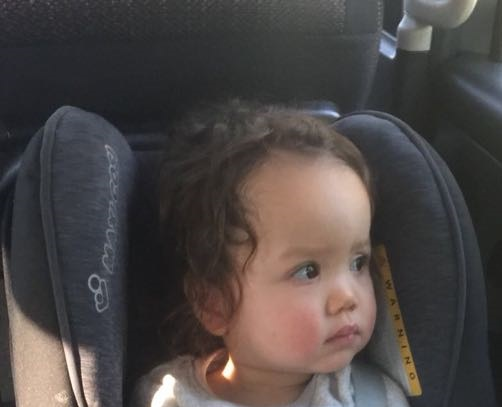
#> input picture face/baby1.jpeg, 502 x 407 px
$ python face_detector.py
#> lines starting #> are read from the running program, lines starting #| are printed output that depends on the picture; after the words box and inside, x2 and y2 are one past the last pixel; in counts of white or black regions, pixels touching at a corner belong together
import numpy as np
import cv2
face_cascade = cv2.CascadeClassifier('cv2_data\haarcascade_frontalface_alt.xml')
eye_cascade = cv2.CascadeClassifier('cv2_data\haarcascade_eye.xml')
img = cv2.imread('baby1.jpeg')
#> img is the input picture: shape (407, 502, 3); mean B, G, R 69.3, 70.7, 77
gray = cv2.cvtColor(img, cv2.COLOR_BGR2GRAY)
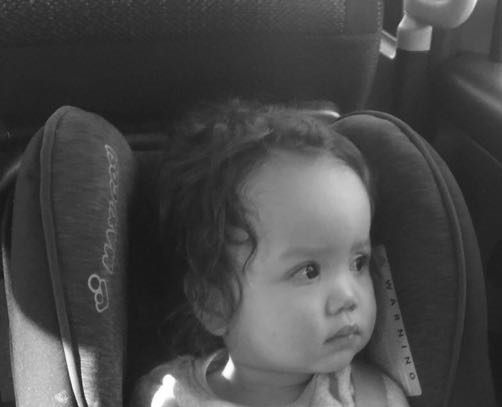
#> gray: shape (407, 502); min 20, max 255, mean 72.4
#https://realpython.com/blog/python/face-recognition-with-python/
faces = face_cascade.detectMultiScale(gray,
                scaleFactor=2,
                minNeighbors=2,
                minSize=(30,30),
                flags = cv2.CASCADE_SCALE_IMAGE)
#> faces = [[259, 211, 160, 160]]
if(not len(faces)):
    print("no faces")
font = cv2.FONT_HERSHEY_SIMPLEX
for (x,y,w,h) in faces:
    cv2.rectangle(img,(x,y),(x+w,y+h),(255,0,0),2)
    roi_gray = gray[y:y+h, x:x+w]
    roi_color = img[y:y+h, x:x+w]
    eyes = eye_cascade.detectMultiScale(roi_gray, maxSize=(80,80))
    if(not len(eyes)):
        cv2.putText(roi_color,'Sleeping',(20,20), font, 2,(255,255,255),2,cv2.LINE_AA)
    else:
        cv2.putText(roi_color,'Awake',(20,20), font, 1,(255,255,255),2,cv2.LINE_AA)
        for (ex,ey,ew,eh) in eyes:
            cv2.rectangle(roi_color,(ex,ey),(ex+ew,ey+eh),(0,255,0),2)
#> this loop made 1 pass
#> (x, y, w, h, eyes) on pass 1: (259, 211, 160, 160, [[86, 42, 24, 24], [25, 38, 45, 45]])
#> pass 1, `roi_gray = gray[y:y+h, x:x+w]`:
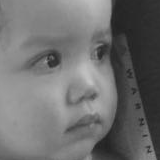
#> roi_gray: shape (160, 160); min 30, max 195, mean 110.3
#> pass 1, `roi_color = img[y:y+h, x:x+w]`:
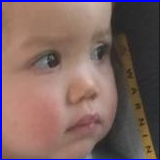
#> roi_color: shape (160, 160, 3); mean B, G, R 99.2, 99.8, 125
#> after the loop:
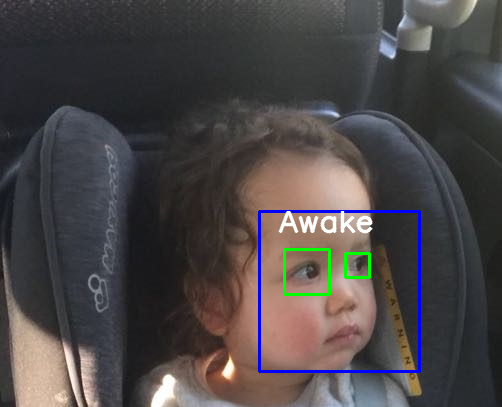
#> img: shape (407, 502, 3); 1.89% of pixels changed, all inside (x1, y1, x2, y2) = (258, 210, 421, 373)
#> after the loop:
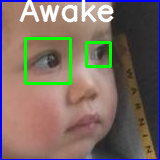
#> roi_color: shape (160, 160, 3); 7.7% of pixels changed, all inside (x1, y1, x2, y2) = (19, 0, 114, 85)

cv2.imshow('img',img)
cv2.waitKey(0)
cv2.destroyAllWindows()
